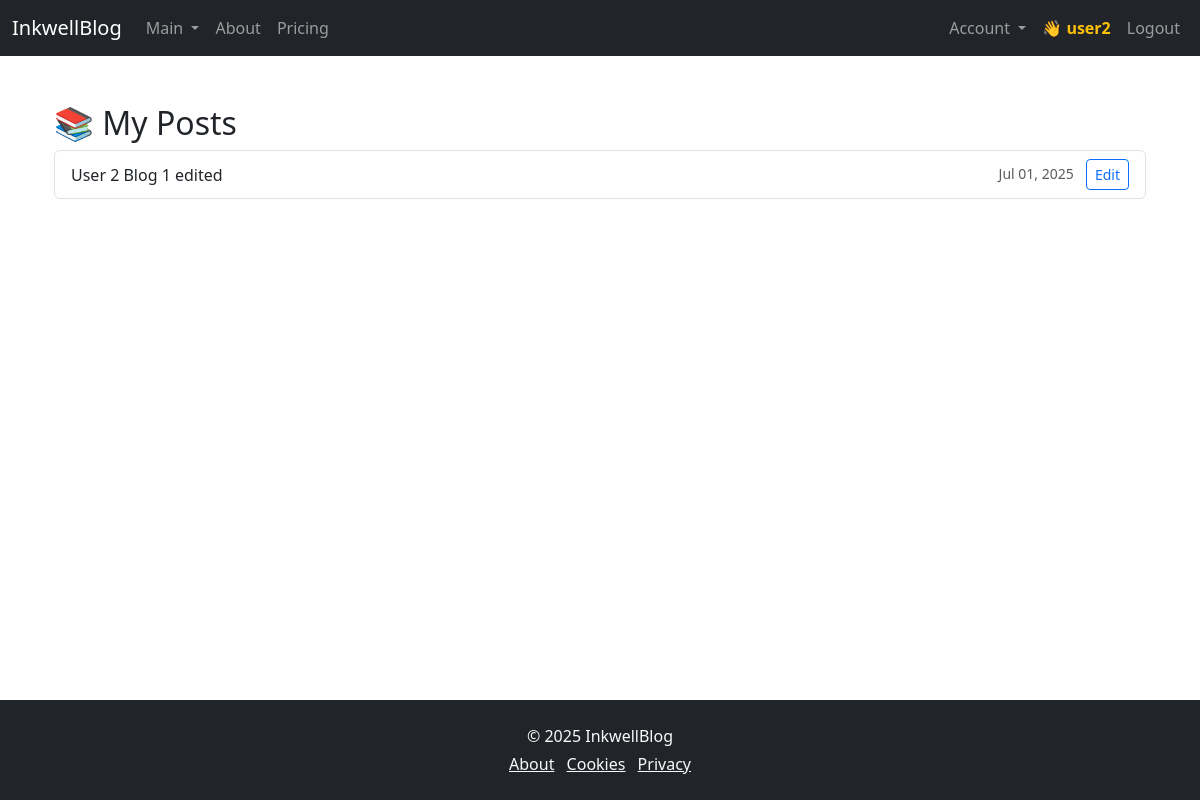
/blog/my-posts/ (signed in), run on an earlier commit of the app's database.
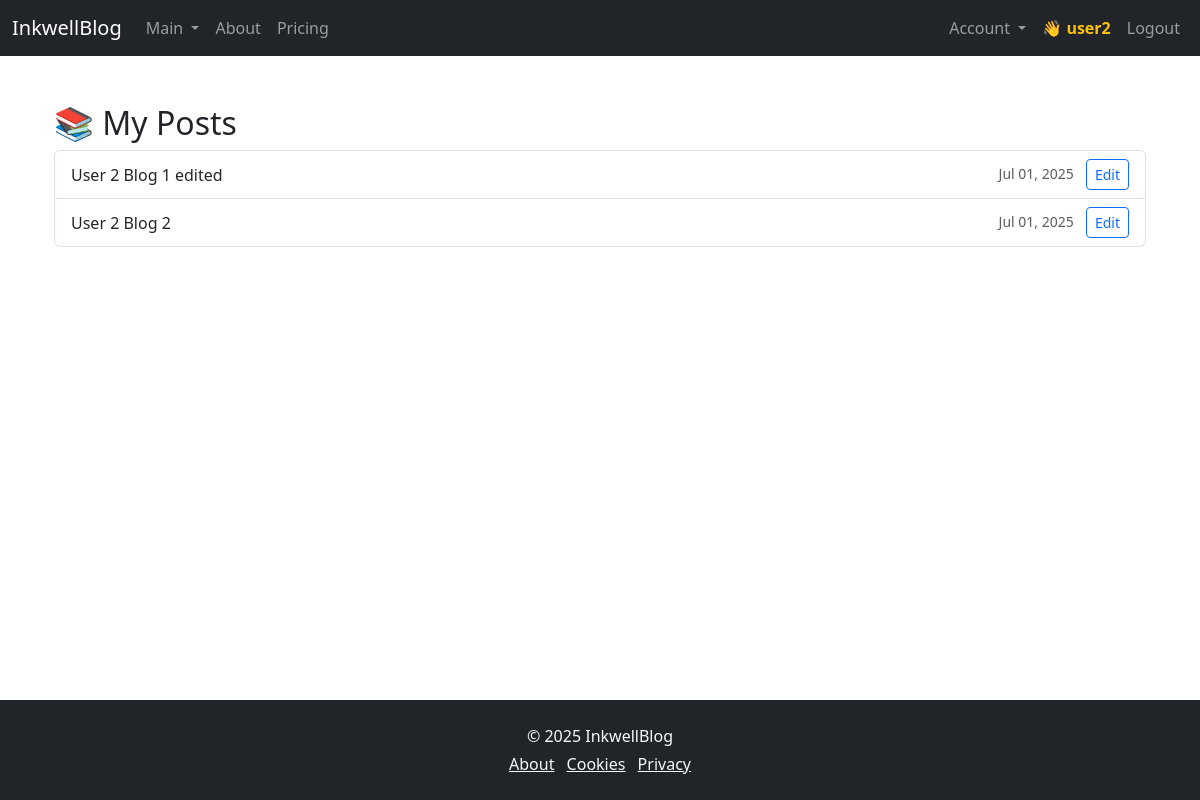
And on a later commit of the database.
### blog/models.py (models this page shows, shortened)
class Post(models.Model):
    title = models.CharField(max_length=200)
    slug = models.SlugField(unique=True, blank=True)
    content = models.TextField()
    author = models.ForeignKey(User, on_delete=models.CASCADE)
    featured_image = models.ImageField(
        upload_to="blog_images/", blank=True, null=True
    )
    created = models.DateTimeField(auto_now_add=True)
    published = models.DateTimeField(blank=True, null=True)
    is_published = models.BooleanField(default=False)

### blog/views.py (the view)
# urls.py: path("my-posts/", views.my_posts, name="my_posts"),
@login_required
def my_posts(request):
    posts = Post.objects.filter(author=request.user)
    return render(request, "blog/my_posts.html", {"posts": posts})

### blog/templates/blog/my_posts.html
{% extends "base.html" %}
{% block content %}
<div class="container mt-4">
  <h2>📚 My Posts</h2>
  {% if posts %}
    <ul class="list-group">
      {% for post in posts %}
      <li class="list-group-item d-flex justify-content-between align-items-center">
        <span>{{ post.title }}</span>
        <div>
          <small class="text-muted">{{ post.created|date:"M d, Y" }}</small>
          <a href="{% url 'edit_post' post.id %}" class="btn btn-sm btn-outline-primary ms-2">Edit</a>
        </div>
      </li>
      {% endfor %}
    </ul>
  {% else %}
    <div class="alert alert-info mt-3">
      You haven’t published anything yet.
    </div>
  {% endif %}
</div>
{% endblock %}

### templates/base.html (shortened to what this page needs)
{% load static %}
<!DOCTYPE html>
<html lang="en">
<head>
  <link
    href="https://cdn.jsdelivr.net/npm/bootstrap@5.3.3/dist/css/bootstrap.min.css"
    rel="stylesheet"
  >
  <link rel="stylesheet" href="{% static 'css/styles.css' %}">
</head>
<body>
  <nav class="navbar navbar-expand-lg navbar-dark bg-dark">
    <div class="container-fluid">
      <a class="navbar-brand" href="{% url 'home' %}">InkwellBlog</a>
      <div class="collapse navbar-collapse" id="navbarNavDropdown">
        <ul class="navbar-nav me-auto">
          <li class="nav-item d-none d-lg-block dropdown" id="main-nav-desktop">
            <a class="nav-link dropdown-toggle" href="#" id="mainDropdown" role="button"
               data-bs-toggle="dropdown" aria-expanded="false">
              Main
            </a>
          </li>
          <li class="nav-item">
            <a class="nav-link" href="{% url 'about' %}">About</a>
          </li>
          <li class="nav-item">
            <a class="nav-link" href="{% url 'pricing' %}">Pricing</a>
          </li>
        </ul>
        <ul class="navbar-nav ms-auto">
          {% if user.is_authenticated %}
          <li class="nav-item dropdown">
            <a class="nav-link dropdown-toggle" href="#" id="dashboardDropdown" role="button"
               data-bs-toggle="dropdown" aria-expanded="false">
              Account
            </a>
          </li>
          <li class="nav-item">
            <a href="{% url 'dashboard' %}" class="nav-link text-warning fw-semibold">
              👋 {{ user.username }}
            </a>
          </li>
          <li class="nav-item">
            <form method="POST" action="{% url 'logout' %}" class="d-inline">
              <button type="submit" class="btn nav-link border-0 bg-transparent">Logout</button>
            </form>
          </li>
        {% endif %}
        </ul>
      </div>
    </div>
  </nav>
  <main class="container py-4">
    {% block content %}{% endblock %}
  </main>
    <link
        href="https://cdn.jsdelivr.net/npm/bootstrap@5.3.7/dist/css/bootstrap.min.css"
        rel="stylesheet"
>
    <footer class="bg-dark text-light py-4 mt-auto">
        <div class="container text-center">
          <p class="mb-1">&copy; {% now "Y" %} InkwellBlog</p>
          <ul class="list-inline mb-0">
            <li class="list-inline-item"><a class="text-light" href="{% url 'about' %}">About</a></li>
            <li class="list-inline-item"><a class="text-light" href="{% url 'cookies' %}">Cookies</a></li>
            <li class="list-inline-item"><a class="text-light" href="{% url 'privacy' %}">Privacy</a></li>
          </ul>
        </div>
      </footer>
</body>
</html>

### static/css/styles.css (style rules this page uses)
body { display: flex; flex-direction: column; min-height: 100vh; }
main { flex: 1; }

What changed in the data, as far as the page shows it:
added Post: title "User 2 Blog 2", created "Jul 01, 2025"
